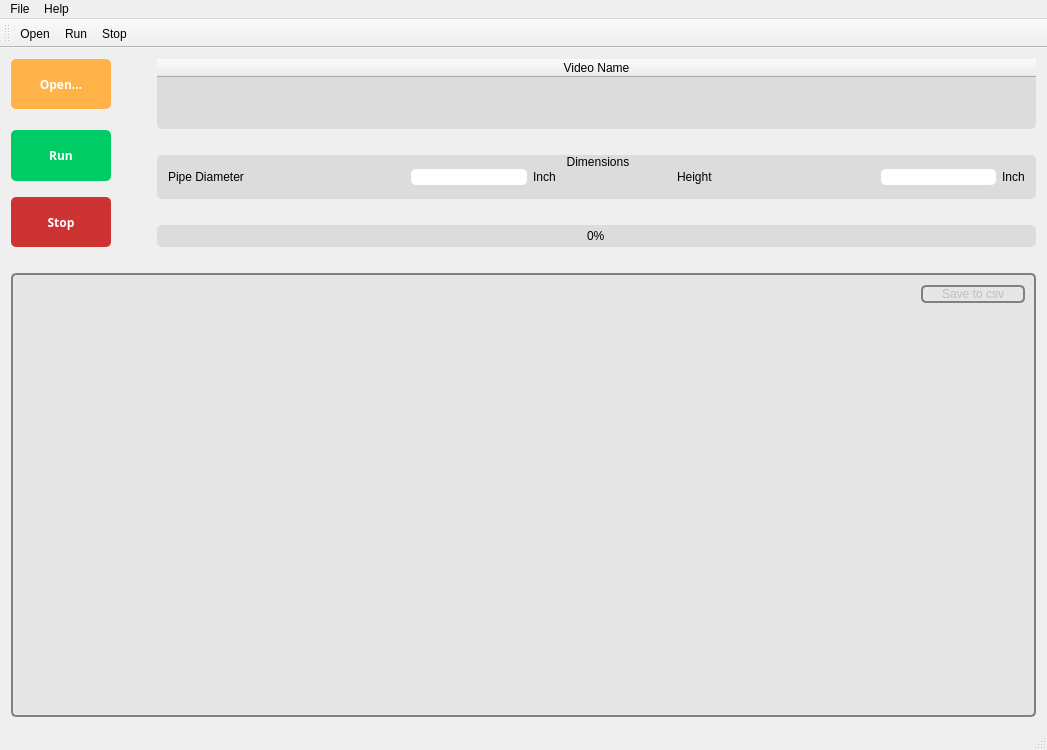
<?xml version="1.0" encoding="UTF-8"?>
<ui version="4.0">
 <class>MainWindow</class>
 <widget class="QMainWindow" name="MainWindow">
  <property name="geometry">
   <rect>
    <x>0</x>
    <y>0</y>
    <width>1047</width>
    <height>750</height>
   </rect>
  </property>
  <property name="windowTitle">
   <string>Overflow</string>
  </property>
  <property name="windowIcon">
   <iconset resource="Resources.qrc">
    <normaloff>:/Icons/overflowLogo0.3.png</normaloff>:/Icons/overflowLogo0.3.png</iconset>
  </property>
  <property name="styleSheet">
   <string notr="true"/>
  </property>
  <widget class="QWidget" name="centralWidget">
   <layout class="QVBoxLayout" name="verticalLayout_6">
    <item>
     <layout class="QHBoxLayout" name="horizontalLayout_2"/>
    </item>
    <item>
     <layout class="QVBoxLayout" name="verticalLayout_5">
      <item>
       <layout class="QHBoxLayout" name="horizontalLayout">
        <item>
         <layout class="QVBoxLayout" name="verticalLayout">
          <item>
           <widget class="QPushButton" name="openPushButton">
            <property name="sizePolicy">
             <sizepolicy hsizetype="Minimum" vsizetype="Minimum">
              <horstretch>0</horstretch>
              <verstretch>0</verstretch>
             </sizepolicy>
            </property>
            <property name="font">
             <font>
              <family>Microsoft JhengHei</family>
              <pointsize>9</pointsize>
              <weight>75</weight>
              <bold>true</bold>
             </font>
            </property>
            <property name="styleSheet">
             <string notr="true">QPushButton {
    border-radius: 5px;
    padding: 0.2em 0.2em 0.3em 0.2em;
	background-color: rgb(255, 178, 72);
	color: rgb(255, 255, 255);
    min-width: 100px;
}

QPushButton:pressed {
     background-color: rgb(255, 204, 153);
     border-style: inset;
 }</string>
            </property>
            <property name="text">
             <string>Open...</string>
            </property>
           </widget>
          </item>
          <item>
           <spacer name="verticalSpacer">
            <property name="orientation">
             <enum>Qt::Vertical</enum>
            </property>
            <property name="sizeType">
             <enum>QSizePolicy::Minimum</enum>
            </property>
            <property name="sizeHint" stdset="0">
             <size>
              <width>20</width>
              <height>15</height>
             </size>
            </property>
           </spacer>
          </item>
          <item>
           <widget class="QPushButton" name="runPushButton">
            <property name="sizePolicy">
             <sizepolicy hsizetype="Minimum" vsizetype="Minimum">
              <horstretch>0</horstretch>
              <verstretch>0</verstretch>
             </sizepolicy>
            </property>
            <property name="font">
             <font>
              <family>Microsoft JhengHei</family>
              <pointsize>9</pointsize>
              <weight>75</weight>
              <bold>true</bold>
             </font>
            </property>
            <property name="styleSheet">
             <string notr="true">QPushButton {
    border-radius: 5px;
    padding: 0.2em 0.2em 0.3em 0.2em;
    color: rgb(255, 255, 255);
	background-color: rgb(0, 204, 102);
    min-width: 100px;
}

QPushButton:pressed {
     background-color: rgb(153, 255, 153);
     border-style: inset;
 }</string>
            </property>
            <property name="text">
             <string>Run</string>
            </property>
           </widget>
          </item>
          <item>
           <spacer name="verticalSpacer_4">
            <property name="orientation">
             <enum>Qt::Vertical</enum>
            </property>
            <property name="sizeType">
             <enum>QSizePolicy::Minimum</enum>
            </property>
            <property name="sizeHint" stdset="0">
             <size>
              <width>15</width>
              <height>10</height>
             </size>
            </property>
           </spacer>
          </item>
          <item>
           <widget class="QPushButton" name="stopPushButton">
            <property name="sizePolicy">
             <sizepolicy hsizetype="Minimum" vsizetype="Minimum">
              <horstretch>0</horstretch>
              <verstretch>0</verstretch>
             </sizepolicy>
            </property>
            <property name="font">
             <font>
              <family>Microsoft JhengHei</family>
              <pointsize>9</pointsize>
              <weight>75</weight>
              <bold>true</bold>
             </font>
            </property>
            <property name="styleSheet">
             <string notr="true">QPushButton {
    border-radius: 5px;
    padding: 0.2em 0.2em 0.3em 0.2em;
	background-color: rgb(205, 51, 51);
	color: rgb(255, 255, 255);
    min-width: 100px;
}

QPushButton:pressed {
     background-color: rgb(255, 153, 153);
     border-style: inset;
 }</string>
            </property>
            <property name="text">
             <string>Stop</string>
            </property>
           </widget>
          </item>
         </layout>
        </item>
        <item>
         <spacer name="horizontalSpacer">
          <property name="orientation">
           <enum>Qt::Horizontal</enum>
          </property>
          <property name="sizeType">
           <enum>QSizePolicy::Minimum</enum>
          </property>
          <property name="sizeHint" stdset="0">
           <size>
            <width>40</width>
            <height>40</height>
           </size>
          </property>
         </spacer>
        </item>
        <item>
         <layout class="QVBoxLayout" name="verticalLayout_2">
          <item>
           <widget class="QTableWidget" name="tableWidget">
            <property name="sizePolicy">
             <sizepolicy hsizetype="Expanding" vsizetype="Maximum">
              <horstretch>0</horstretch>
              <verstretch>0</verstretch>
             </sizepolicy>
            </property>
            <property name="minimumSize">
             <size>
              <width>0</width>
              <height>70</height>
             </size>
            </property>
            <property name="maximumSize">
             <size>
              <width>16777215</width>
              <height>70</height>
             </size>
            </property>
            <property name="font">
             <font>
              <family>Microsoft YaHei UI</family>
              <pointsize>9</pointsize>
             </font>
            </property>
            <property name="styleSheet">
             <string notr="true"> QTableWidget {
     background-color: rgb(220, 220, 220);

     border-radius: 5px;
     margin-top: 1ex; /* leave space at the top for the title */
 }</string>
            </property>
            <attribute name="horizontalHeaderStretchLastSection">
             <bool>true</bool>
            </attribute>
            <column>
             <property name="text">
              <string>Video Name</string>
             </property>
            </column>
           </widget>
          </item>
          <item>
           <spacer name="verticalSpacer_2">
            <property name="orientation">
             <enum>Qt::Vertical</enum>
            </property>
            <property name="sizeType">
             <enum>QSizePolicy::Minimum</enum>
            </property>
            <property name="sizeHint" stdset="0">
             <size>
              <width>20</width>
              <height>20</height>
             </size>
            </property>
           </spacer>
          </item>
          <item>
           <widget class="QGroupBox" name="groupBox">
            <property name="font">
             <font>
              <family>Microsoft YaHei UI</family>
              <pointsize>9</pointsize>
             </font>
            </property>
            <property name="styleSheet">
             <string notr="true"> QGroupBox {
     background-color: rgb(220, 220, 220);
     border-radius: 5px;
     margin-top:8ex; /* leave space at the top for the title */
 }

 QGroupBox::title {
	 
     subcontrol-origin: margin;
     subcontrol-position: top center; /* position at the top center */
     padding: 0 px;
 
 }</string>
            </property>
            <property name="title">
             <string>Dimensions</string>
            </property>
            <layout class="QHBoxLayout" name="horizontalLayout_5">
             <item>
              <widget class="QLabel" name="label">
               <property name="font">
                <font>
                 <family>Microsoft YaHei UI</family>
                </font>
               </property>
               <property name="text">
                <string>Pipe Diameter</string>
               </property>
              </widget>
             </item>
             <item>
              <widget class="QPushButton" name="diameterPushButton">
               <property name="text">
                <string/>
               </property>
               <property name="icon">
                <iconset resource="Resources.qrc">
                 <normaloff>:/Icons/about-512.png</normaloff>:/Icons/about-512.png</iconset>
               </property>
               <property name="flat">
                <bool>true</bool>
               </property>
              </widget>
             </item>
             <item>
              <spacer name="horizontalSpacer_6">
               <property name="orientation">
                <enum>Qt::Horizontal</enum>
               </property>
               <property name="sizeHint" stdset="0">
                <size>
                 <width>40</width>
                 <height>20</height>
                </size>
               </property>
              </spacer>
             </item>
             <item>
              <widget class="QLineEdit" name="diameterLineEdit">
               <property name="font">
                <font>
                 <family>Microsoft YaHei UI</family>
                </font>
               </property>
               <property name="styleSheet">
                <string notr="true"> QLineEdit {
     background-color: rgb(255, 255,255);
     border-radius: 5px;
     margin-top: 1ex; /* leave space at the top for the title */
 }</string>
               </property>
               <property name="text">
                <string/>
               </property>
               <property name="alignment">
                <set>Qt::AlignRight|Qt::AlignTrailing|Qt::AlignVCenter</set>
               </property>
              </widget>
             </item>
             <item>
              <widget class="QLabel" name="label_2">
               <property name="font">
                <font>
                 <family>Microsoft YaHei UI</family>
                </font>
               </property>
               <property name="text">
                <string>Inch</string>
               </property>
              </widget>
             </item>
             <item>
              <spacer name="horizontalSpacer_5">
               <property name="orientation">
                <enum>Qt::Horizontal</enum>
               </property>
               <property name="sizeHint" stdset="0">
                <size>
                 <width>40</width>
                 <height>20</height>
                </size>
               </property>
              </spacer>
             </item>
             <item>
              <widget class="QLabel" name="label_3">
               <property name="font">
                <font>
                 <family>Microsoft YaHei UI</family>
                </font>
               </property>
               <property name="text">
                <string>Height</string>
               </property>
              </widget>
             </item>
             <item>
              <widget class="QPushButton" name="pushButton">
               <property name="text">
                <string/>
               </property>
               <property name="icon">
                <iconset resource="Resources.qrc">
                 <normaloff>:/Icons/about-512.png</normaloff>:/Icons/about-512.png</iconset>
               </property>
               <property name="flat">
                <bool>true</bool>
               </property>
              </widget>
             </item>
             <item>
              <spacer name="horizontalSpacer_7">
               <property name="orientation">
                <enum>Qt::Horizontal</enum>
               </property>
               <property name="sizeHint" stdset="0">
                <size>
                 <width>40</width>
                 <height>20</height>
                </size>
               </property>
              </spacer>
             </item>
             <item>
              <widget class="QLineEdit" name="heightLineEdit">
               <property name="font">
                <font>
                 <family>Microsoft YaHei UI</family>
                </font>
               </property>
               <property name="styleSheet">
                <string notr="true"> QLineEdit {
     background-color: rgb(255, 255,255);
     border-radius: 5px;
     margin-top: 1ex; /* leave space at the top for the title */
 }</string>
               </property>
               <property name="text">
                <string/>
               </property>
               <property name="alignment">
                <set>Qt::AlignRight|Qt::AlignTrailing|Qt::AlignVCenter</set>
               </property>
              </widget>
             </item>
             <item>
              <widget class="QLabel" name="label_4">
               <property name="font">
                <font>
                 <family>Microsoft YaHei UI</family>
                </font>
               </property>
               <property name="text">
                <string>Inch</string>
               </property>
              </widget>
             </item>
            </layout>
           </widget>
          </item>
          <item>
           <spacer name="verticalSpacer_5">
            <property name="orientation">
             <enum>Qt::Vertical</enum>
            </property>
            <property name="sizeType">
             <enum>QSizePolicy::Minimum</enum>
            </property>
            <property name="sizeHint" stdset="0">
             <size>
              <width>20</width>
              <height>20</height>
             </size>
            </property>
           </spacer>
          </item>
          <item>
           <widget class="QProgressBar" name="progressBar">
            <property name="font">
             <font>
              <family>Microsoft YaHei UI</family>
             </font>
            </property>
            <property name="styleSheet">
             <string notr="true"> QProgressBar {
	 background-color: rgb(220, 220, 220);
     border-radius: 5px;
     text-align: center;
 }
 QProgressBar::chunk {
     background-color: #05B8CC;
     width: 10px;
     margin: 0.5px;
 }</string>
            </property>
            <property name="value">
             <number>0</number>
            </property>
           </widget>
          </item>
         </layout>
        </item>
       </layout>
      </item>
      <item>
       <spacer name="verticalSpacer_6">
        <property name="orientation">
         <enum>Qt::Vertical</enum>
        </property>
        <property name="sizeType">
         <enum>QSizePolicy::Minimum</enum>
        </property>
        <property name="sizeHint" stdset="0">
         <size>
          <width>18</width>
          <height>20</height>
         </size>
        </property>
       </spacer>
      </item>
      <item>
       <widget class="QCustomPlot" name="plotWidget" native="true">
        <property name="sizePolicy">
         <sizepolicy hsizetype="Minimum" vsizetype="Minimum">
          <horstretch>0</horstretch>
          <verstretch>0</verstretch>
         </sizepolicy>
        </property>
        <property name="minimumSize">
         <size>
          <width>550</width>
          <height>300</height>
         </size>
        </property>
        <property name="styleSheet">
         <string notr="true"> QWidget {
     background-color: rgb(230, 230, 230);
     border: 2px solid gray;
     border-radius: 5px;
     margin-top: 1ex; /* leave space at the top for the title */
 }</string>
        </property>
        <layout class="QVBoxLayout" name="verticalLayout_4">
         <item>
          <layout class="QVBoxLayout" name="verticalLayout_3">
           <item>
            <layout class="QHBoxLayout" name="horizontalLayout_4">
             <item>
              <spacer name="horizontalSpacer_3">
               <property name="orientation">
                <enum>Qt::Horizontal</enum>
               </property>
               <property name="sizeHint" stdset="0">
                <size>
                 <width>40</width>
                 <height>20</height>
                </size>
               </property>
              </spacer>
             </item>
             <item>
              <widget class="QPushButton" name="savePushButton">
               <property name="enabled">
                <bool>false</bool>
               </property>
               <property name="styleSheet">
                <string notr="true">QPushButton {
    border-radius: 5px;
    padding: 0.2em 0.2em 0.3em 0.2em;
    min-width: 100px;
}

QPushButton:pressed {
     background-color: rgb(210, 210, 210);
     border-style: inset;
 }</string>
               </property>
               <property name="text">
                <string>Save to csv</string>
               </property>
              </widget>
             </item>
            </layout>
           </item>
           <item>
            <layout class="QHBoxLayout" name="horizontalLayout_3">
             <item>
              <spacer name="horizontalSpacer_4">
               <property name="orientation">
                <enum>Qt::Horizontal</enum>
               </property>
               <property name="sizeHint" stdset="0">
                <size>
                 <width>40</width>
                 <height>20</height>
                </size>
               </property>
              </spacer>
             </item>
             <item>
              <widget class="QWidget" name="widget" native="true"/>
             </item>
             <item>
              <spacer name="verticalSpacer_3">
               <property name="orientation">
                <enum>Qt::Vertical</enum>
               </property>
               <property name="sizeHint" stdset="0">
                <size>
                 <width>20</width>
                 <height>40</height>
                </size>
               </property>
              </spacer>
             </item>
            </layout>
           </item>
          </layout>
         </item>
        </layout>
       </widget>
      </item>
     </layout>
    </item>
   </layout>
  </widget>
  <widget class="QMenuBar" name="menuBar">
   <property name="geometry">
    <rect>
     <x>0</x>
     <y>0</y>
     <width>1047</width>
     <height>26</height>
    </rect>
   </property>
   <property name="styleSheet">
    <string notr="true"/>
   </property>
   <widget class="QMenu" name="menuFile">
    <property name="styleSheet">
     <string notr="true"/>
    </property>
    <property name="title">
     <string>File</string>
    </property>
    <addaction name="actionOpen"/>
    <addaction name="separator"/>
    <addaction name="actionRun"/>
    <addaction name="actionStop"/>
    <addaction name="separator"/>
    <addaction name="actionExit"/>
   </widget>
   <widget class="QMenu" name="menuHelp">
    <property name="title">
     <string>Help</string>
    </property>
    <addaction name="actionAbout"/>
   </widget>
   <addaction name="menuFile"/>
   <addaction name="menuHelp"/>
  </widget>
  <widget class="QToolBar" name="mainToolBar">
   <attribute name="toolBarArea">
    <enum>TopToolBarArea</enum>
   </attribute>
   <attribute name="toolBarBreak">
    <bool>false</bool>
   </attribute>
   <addaction name="actionOpen"/>
   <addaction name="actionRun"/>
   <addaction name="actionStop"/>
  </widget>
  <widget class="QStatusBar" name="statusBar"/>
  <action name="actionOpen">
   <property name="icon">
    <iconset resource="Resources.qrc">
     <normaloff>:/Icons/add_file-512.png</normaloff>:/Icons/add_file-512.png</iconset>
   </property>
   <property name="text">
    <string>Open...</string>
   </property>
  </action>
  <action name="actionRun">
   <property name="icon">
    <iconset resource="Resources.qrc">
     <normaloff>:/Icons/checkmark-512.png</normaloff>:/Icons/checkmark-512.png</iconset>
   </property>
   <property name="text">
    <string>Run</string>
   </property>
  </action>
  <action name="actionStop">
   <property name="icon">
    <iconset resource="Resources.qrc">
     <normaloff>:/Icons/cancel-512.png</normaloff>:/Icons/cancel-512.png</iconset>
   </property>
   <property name="text">
    <string>Stop</string>
   </property>
  </action>
  <action name="actionExit">
   <property name="icon">
    <iconset resource="Resources.qrc">
     <normaloff>:/Icons/exit-512.png</normaloff>:/Icons/exit-512.png</iconset>
   </property>
   <property name="text">
    <string>Exit</string>
   </property>
  </action>
  <action name="actionAbout">
   <property name="icon">
    <iconset resource="Resources.qrc">
     <normaloff>:/Icons/about-512.png</normaloff>:/Icons/about-512.png</iconset>
   </property>
   <property name="text">
    <string>About</string>
   </property>
  </action>
 </widget>
 <layoutdefault spacing="6" margin="11"/>
 <customwidgets>
  <customwidget>
   <class>QCustomPlot</class>
   <extends>QWidget</extends>
   <header>qcustomplot.h</header>
   <container>1</container>
  </customwidget>
 </customwidgets>
 <resources>
  <include location="Resources.qrc"/>
 </resources>
 <connections/>
</ui>
